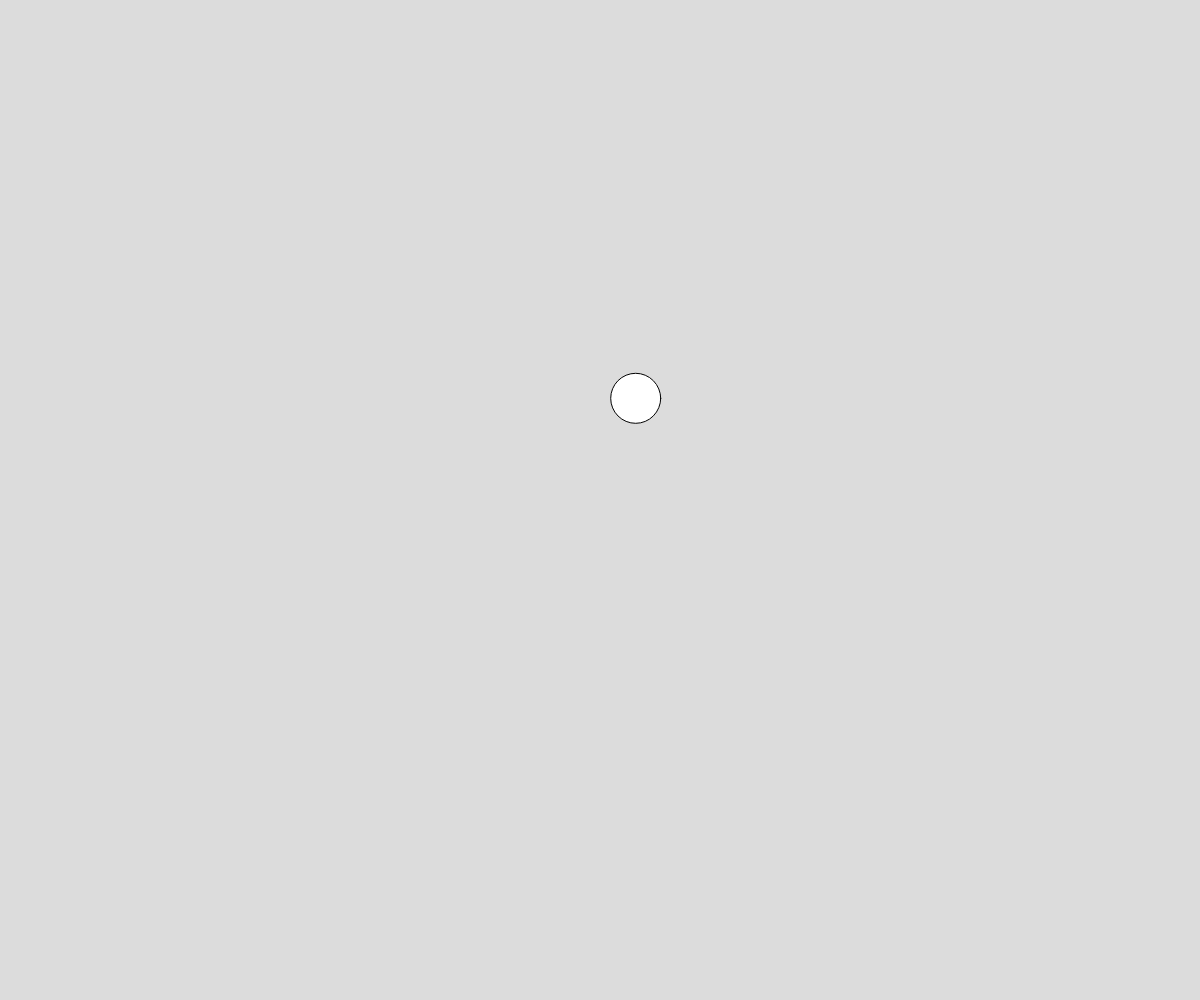
Frame 1 (no input)
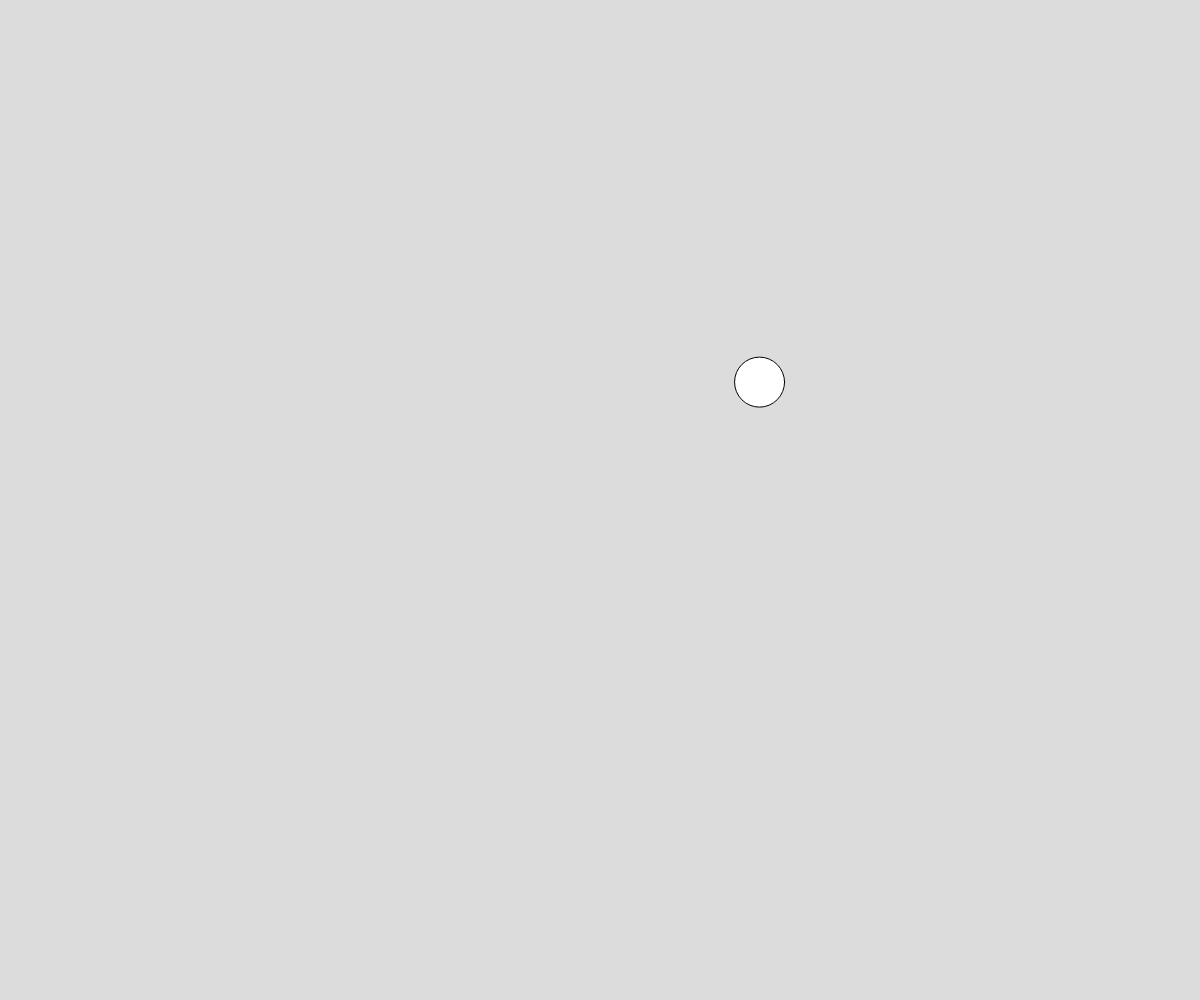
Frame 60 (no input)
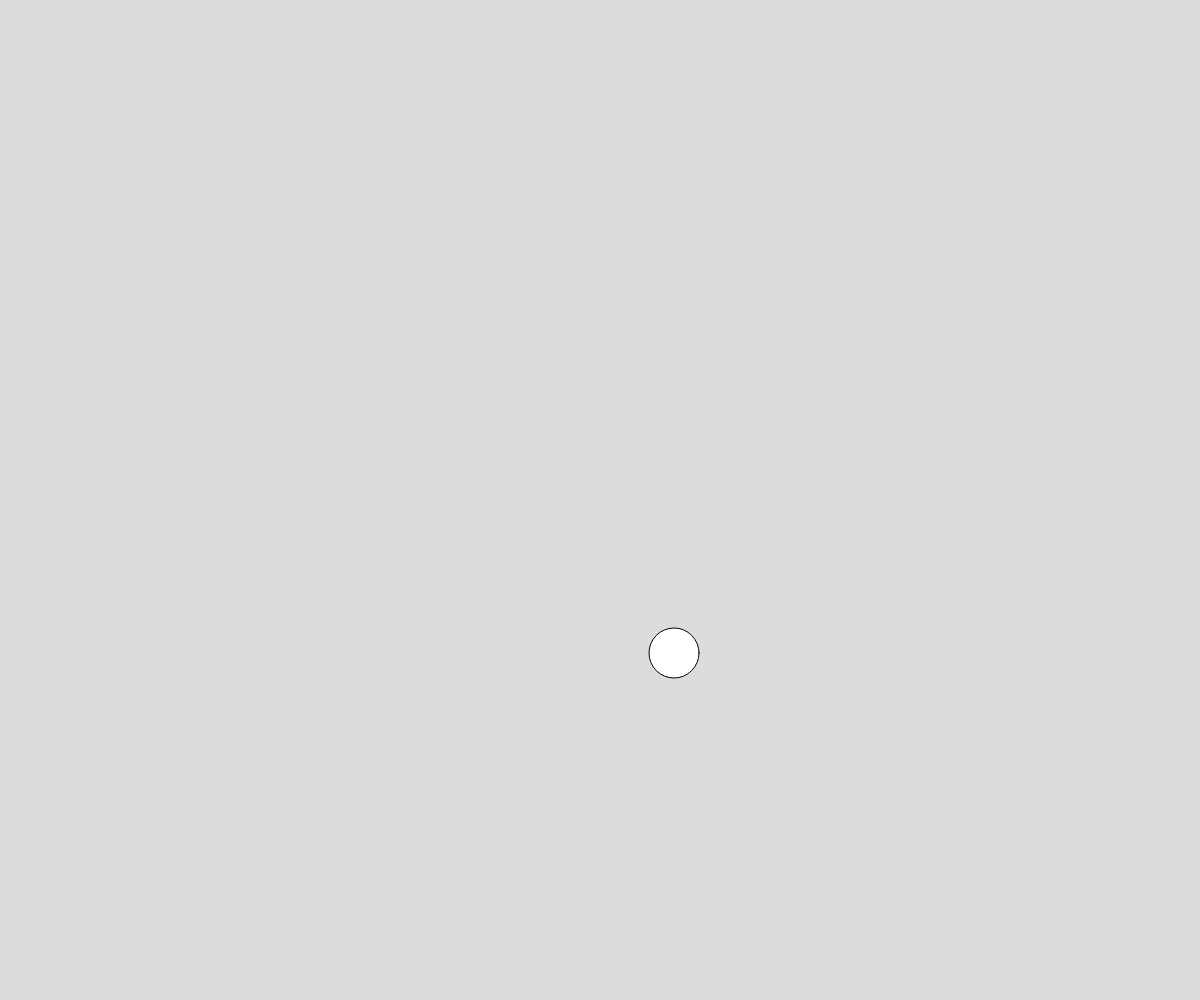
Frame 120 (the mouse pressed at the canvas centre since frame 60)

The p5.js sketch that drew these frames (run headless with seeded random() and noise() and a simulated clock; from frame 60 on, the mouse is pressed at the canvas centre):

// p5.js sketch
// ── sketch.js
// Project Title
// Your Name
// Date
//
// Extra for Experts:
// - describe what you did to take this project "above and beyond"


let x;
let y;
let time = 9;



function setup() {
  createCanvas(windowWidth, windowHeight);
  x = width / 2;
  y = height / 2;

}

function draw() {
  background(220);

  x = noise(time)* width;
  y = noise(time + 1000) * height;
  circle(x, y, 50);

  time += 0.01;
}
